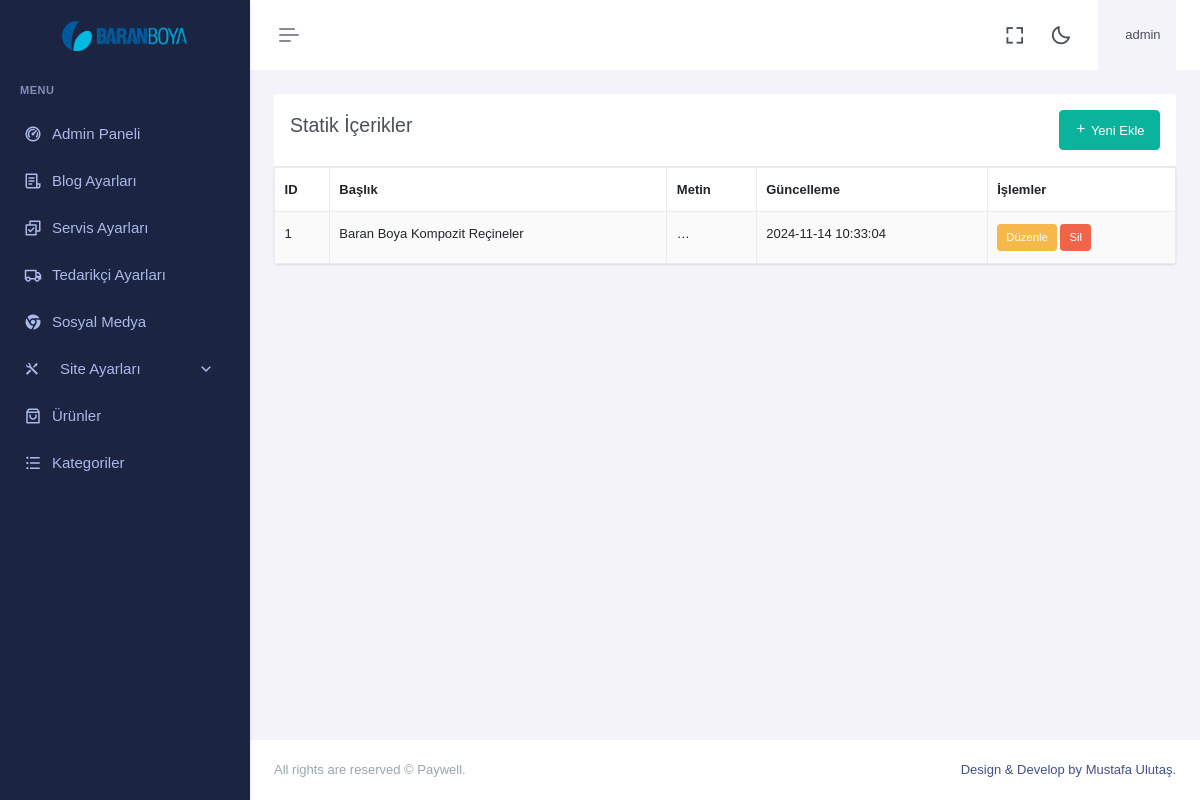
Screenshot of /dashboard/static.php (signed in) with the database file from the repository.
### tables this page shows
CREATE TABLE `logo` (
  `id` int(11) NOT NULL,
  `logo` varchar(1000) NOT NULL,
  `updated_at` timestamp NOT NULL DEFAULT current_timestamp() ON UPDATE current_timestamp()
);

CREATE TABLE IF NOT EXISTS `static` (
  `id` int(11) NOT NULL,
  `stitle` varchar(150) NOT NULL,
  `stext` varchar(500) NOT NULL,
  `updated_at` timestamp NOT NULL DEFAULT current_timestamp() ON UPDATE current_timestamp()
);

### dashboard/static.php (the view, shortened to what this page needs)
<?php
require __DIR__ . '/init.php';
$action = $_GET['action'] ?? 'list';
$items = mysqli_query($con, "SELECT * FROM static ORDER BY id DESC");
include __DIR__ . '/header.php';
include __DIR__ . '/sidebar.php';
?>
<div class="main-content">
  <div class="page-content">
    <div class="container-fluid">
      <div class="row">
        <div class="col-12">
          <div class="card-header text-white d-flex justify-content-between align-items-center">
            <h4 class="page-title">Statik İçerikler</h4>
            <?php if ($action === 'list'): ?>
              <div class="text-end">
                <a href="static.php?action=add" class="btn btn-success">
                  <i class="ri-add-line"></i> Yeni Ekle
                </a>
              </div>
            </div>
          <?php endif; ?>
        </div>
      </div>
      <?php if ($action === 'list'): ?>
        <div class="card">
          <div class="card-body p-0">
            <table class="table table-striped table-bordered mb-0">
              <thead>
                <tr>
                  <th>ID</th>
                  <th>Başlık</th>
                  <th>Metin</th>
                  <th>Güncelleme</th>
                  <th>İşlemler</th>
                </tr>
              </thead>
              <tbody>
                <?php if (mysqli_num_rows($items) > 0): ?>
                  <?php while ($r = mysqli_fetch_assoc($items)): ?>
                    <tr>
                      <td><?= $r['id'] ?></td>
                      <td><?= htmlspecialchars($r['stitle']) ?></td>
                      <td><?= nl2br(htmlspecialchars(substr($r['stext'], 0, 50))) ?>…</td>
                      <td><?= $r['updated_at'] ?></td>
                      <td>
                        <a href="static.php?action=edit&id=<?= $r['id'] ?>" class="btn btn-sm btn-warning">Düzenle</a>
                        <a href="static.php?action=delete&id=<?= $r['id'] ?>" class="btn btn-sm btn-danger"
                          onclick="return confirm('Silinsin mi?')">Sil</a>
                      </td>
                    </tr>
                  <?php endwhile; ?>
                <?php else: ?>
                  <tr>
                    <td colspan="5" class="text-center">Kayıt bulunamadı.</td>
                  </tr>
                <?php endif; ?>
              </tbody>
            </table>
          </div>
        </div>
      <?php endif; ?>
    </div>
  </div>
</div>
<?php include "footer.php"; ?>

### dashboard/sidebar.php (shortened to what this page needs)
<?php
require __DIR__ . '/init.php';
?>
<div class="app-menu navbar-menu">
  <div class="navbar-brand-box">
    <?php
    $rr = mysqli_query($con, "SELECT logo FROM logo");
    $r = mysqli_fetch_row($rr);
    $ufile = $r[0];
    ?>
    <a href="home" class="logo logo-light">
      <span class="logo-lg">
        <img src="../assets/img/logo/<?php print $ufile ?>" alt="" height="30">
      </span>
    </a>
  </div>
  <div id="scrollbar">
    <div class="container-fluid">
      <ul class="navbar-nav" id="navbar-nav">
        <li class="menu-title"><span data-key="t-menu">Menu</span></li>
        <li class="nav-item">
          <a href="home" class="nav-link" data-key="t-analytics"> <i class="ri-dashboard-2-line"></i> <span
              data-key="t-dashboards"> Admin Paneli </span></a>
        </li>
        <li class="nav-item">
          <a class="nav-link menu-link" href="blog" role="button" aria-expanded="true" aria-controls="sidebarLanding">
            <i class="ri-file-list-3-line"></i> <span data-key="t-landing">Blog Ayarları</span>
          </a>
        </li>
        <li class="nav-item">
          <a class="nav-link menu-link" href="services" role="button" aria-expanded="true"
            aria-controls="sidebarLanding">
            <i class="ri-checkbox-multiple-line"></i> <span data-key="t-landing">Servis Ayarları</span>
          </a>
        </li>
        <li class="nav-item">
          <a class="nav-link menu-link" href="suppliers" role="button" aria-expanded="true"
            aria-controls="sidebarLanding">
            <i class="ri-truck-line"></i> <span data-key="t-landing">Tedarikçi Ayarları</span>
          </a>
        </li>
        <li class="nav-item">
          <a class="nav-link menu-link" href="socials" role="button" aria-expanded="true"
            aria-controls="sidebarLanding">
            <i class="ri-chrome-fill"></i> <span data-key="t-landing">Sosyal Medya</span>
          </a>
        </li>
        <li class="nav-item">
          <a class="nav-link site-settings-toggle collapsed" data-bs-toggle="collapse" href="#sidebarSiteSettings"
            role="button" aria-expanded="false" aria-controls="sidebarSiteSettings">
            <i class="ri-tools-fill fs-5"></i>
            <span class="ms-2 flex-grow-1">Site Ayarları</span>
            <i class="ri-arrow-down-s-line site-settings-arrow ms-auto"></i>
          </a>
        </li>
        <li class="nav-item">
          <a class="nav-link menu-link" href="products" role="button" aria-expanded="true"
            aria-controls="sidebarLanding">
            <i class="ri-shopping-bag-3-line"></i> <span data-key="t-landing"> Ürünler </span>
          </a>
        </li>
        <li class="nav-item">
          <a class="nav-link menu-link" href="categorys" role="button" aria-expanded="true"
            aria-controls="sidebarLanding">
            <i class="ri-list-unordered"></i> <span data-key="t-landing"> Kategoriler </span>
          </a>
        </li>
      </ul>
    </div>
  </div>
  <div class="sidebar-background"></div>
</div>

### rows the page displays
logo: logo (picture)
static: id "1", stitle "Baran Boya Kompozit Reçineler", updated_at "2024-11-14 10:33:04"

### other values shown
$username "admin"
